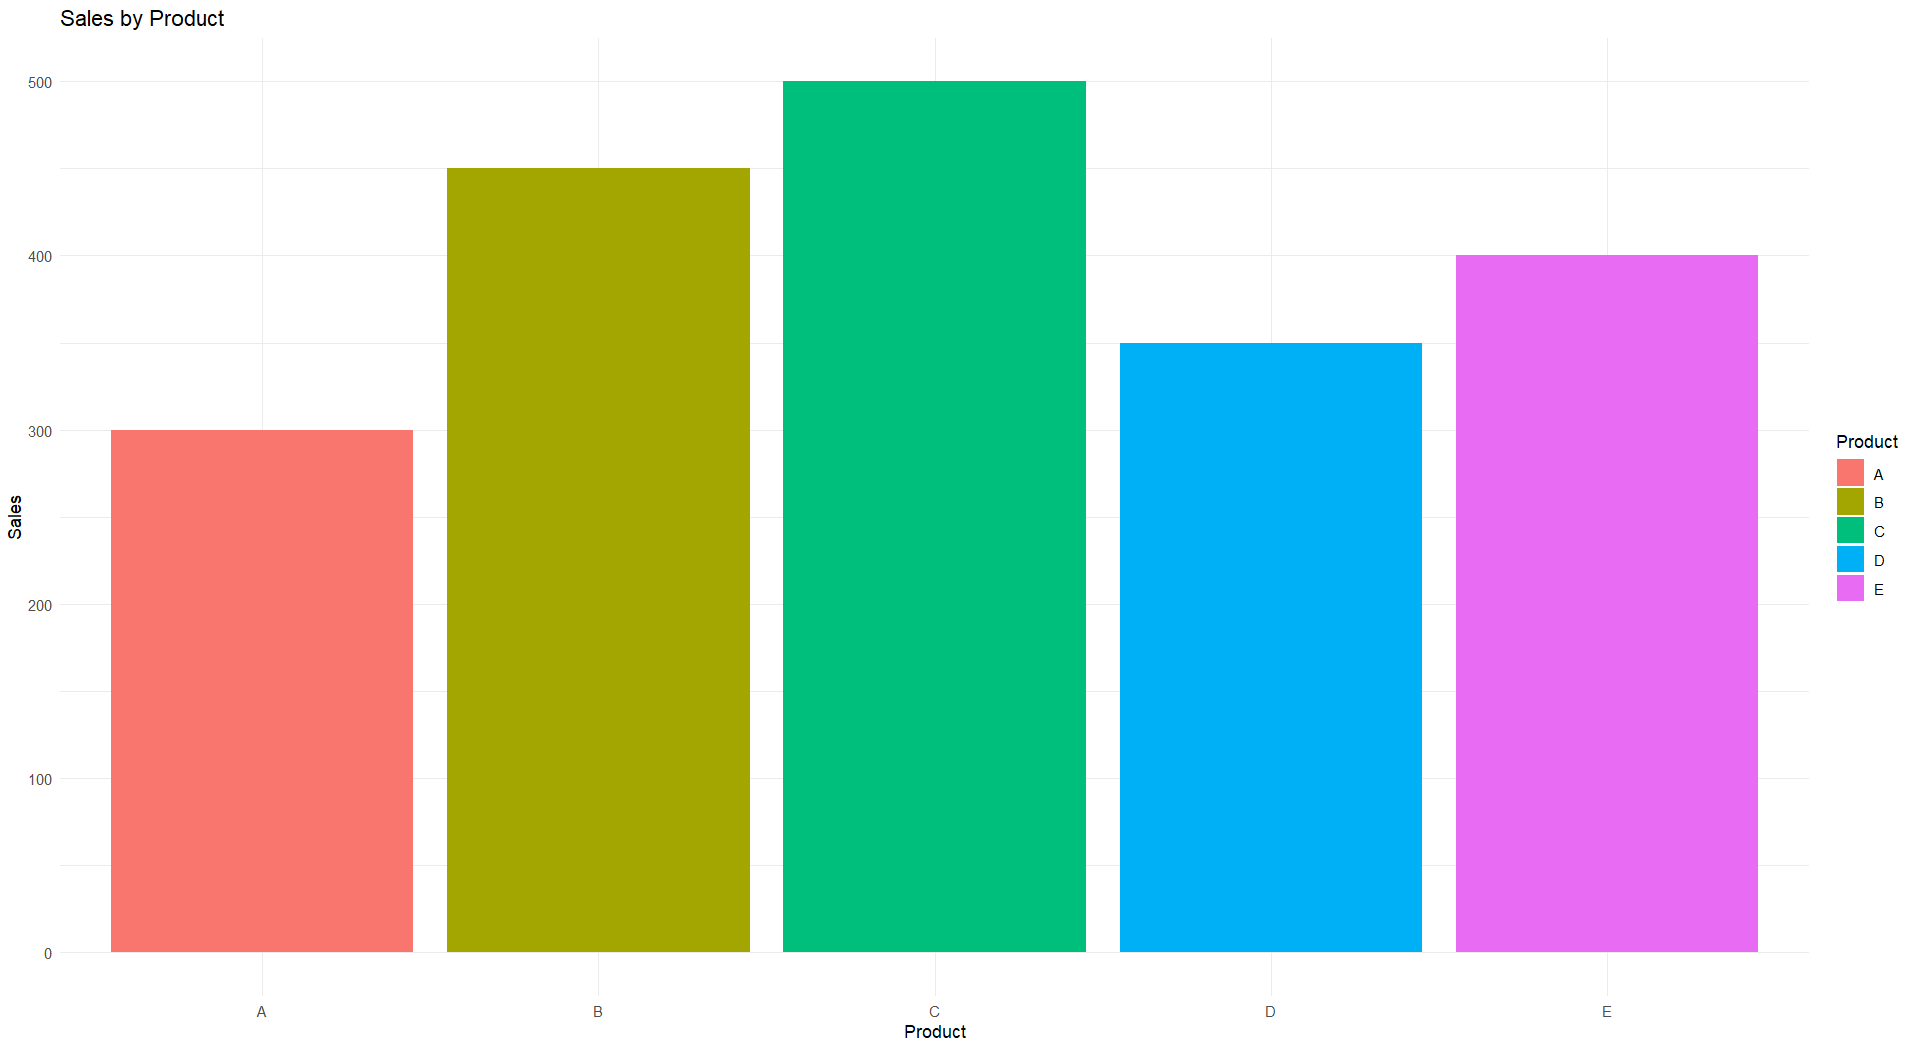

This chart was generated by the following R code:
sales_data <- data.frame(
  Product = c("A", "B", "C", "D", "E"),
  Sales = c(300, 450, 500, 350, 400)
)
ggplot(sales_data, aes(x = Product, y = Sales, fill = Product)) +
  geom_bar(stat = "identity") +
  labs(title = "Sales by Product",
       x = "Product",
       y = "Sales") +
  theme_minimal()
